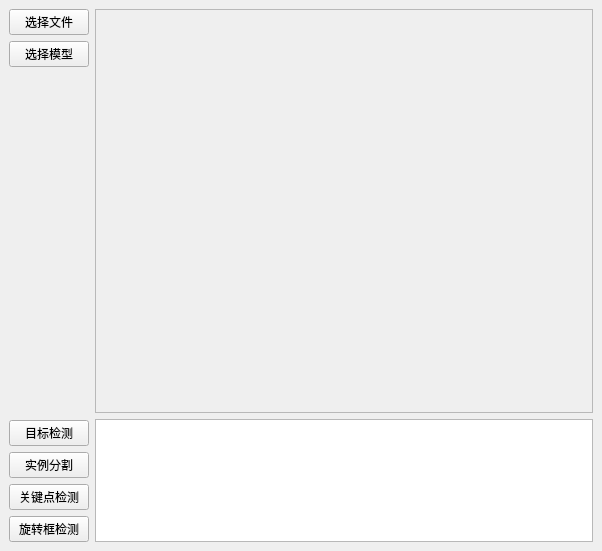
<?xml version="1.0" encoding="UTF-8"?>
<ui version="4.0">
 <class>QtYOLO</class>
 <widget class="QMainWindow" name="QtYOLO">
  <property name="geometry">
   <rect>
    <x>0</x>
    <y>0</y>
    <width>602</width>
    <height>551</height>
   </rect>
  </property>
  <property name="windowTitle">
   <string>QtYOLO</string>
  </property>
  <widget class="QWidget" name="centralwidget">
   <layout class="QGridLayout" name="gridLayout">
    <item row="0" column="0">
     <layout class="QGridLayout" name="gridLayout_2">
      <item row="0" column="0">
       <layout class="QGridLayout" name="gridLayout_3">
        <item row="0" column="0">
         <widget class="QPushButton" name="slectFolder">
          <property name="text">
           <string>选择文件</string>
          </property>
         </widget>
        </item>
        <item row="1" column="0">
         <widget class="QPushButton" name="modelBtn">
          <property name="text">
           <string>选择模型</string>
          </property>
         </widget>
        </item>
        <item row="2" column="0">
         <spacer name="verticalSpacer">
          <property name="orientation">
           <enum>Qt::Vertical</enum>
          </property>
          <property name="sizeHint" stdset="0">
           <size>
            <width>20</width>
            <height>40</height>
           </size>
          </property>
         </spacer>
        </item>
        <item row="3" column="0">
         <widget class="QPushButton" name="Objdet">
          <property name="text">
           <string>目标检测</string>
          </property>
         </widget>
        </item>
        <item row="4" column="0">
         <widget class="QPushButton" name="SegBtn">
          <property name="text">
           <string>实例分割</string>
          </property>
         </widget>
        </item>
        <item row="5" column="0">
         <widget class="QPushButton" name="PoseBtn">
          <property name="text">
           <string>关键点检测</string>
          </property>
         </widget>
        </item>
        <item row="6" column="0">
         <widget class="QPushButton" name="ObbBtn">
          <property name="text">
           <string>旋转框检测</string>
          </property>
         </widget>
        </item>
       </layout>
      </item>
      <item row="0" column="1">
       <layout class="QVBoxLayout" name="verticalLayout">
        <item>
         <widget class="QScrollArea" name="scrollArea">
          <property name="widgetResizable">
           <bool>true</bool>
          </property>
          <widget class="QWidget" name="scrollAreaWidgetContents">
           <property name="geometry">
            <rect>
             <x>0</x>
             <y>0</y>
             <width>490</width>
             <height>68</height>
            </rect>
           </property>
           <property name="minimumSize">
            <size>
             <width>0</width>
             <height>68</height>
            </size>
           </property>
           <property name="maximumSize">
            <size>
             <width>16777215</width>
             <height>68</height>
            </size>
           </property>
          </widget>
         </widget>
        </item>
        <item>
         <widget class="QTextEdit" name="textEdit">
          <property name="maximumSize">
           <size>
            <width>16777215</width>
            <height>123</height>
           </size>
          </property>
          <property name="readOnly">
           <bool>true</bool>
          </property>
          <property name="tabStopDistance">
           <double>80.000000000000000</double>
          </property>
         </widget>
        </item>
       </layout>
      </item>
     </layout>
    </item>
   </layout>
  </widget>
 </widget>
 <resources/>
 <connections/>
</ui>
